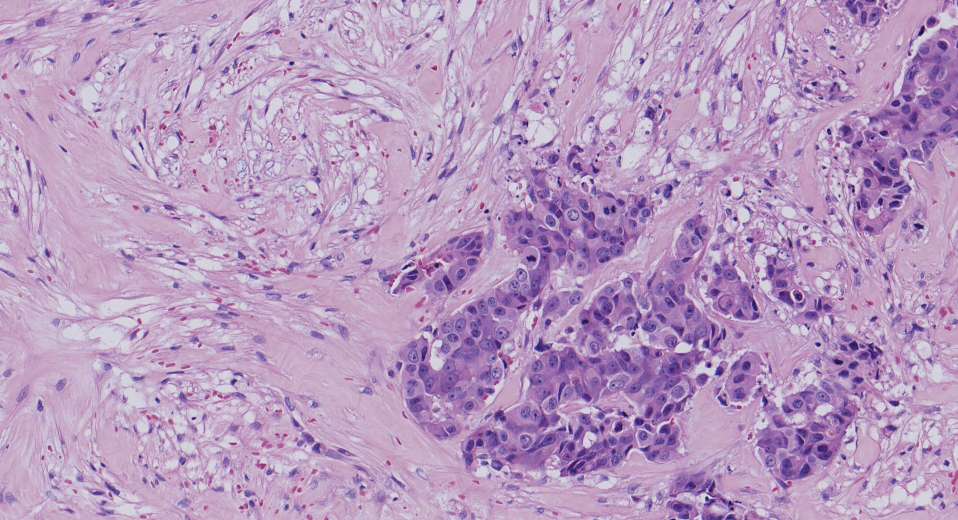
#> input picture data/X20.jpg, 1916 x 1040 px (shown at 1/2 size); its folder holds only this picture in this run
$ python -i detect_ki67.py   (imports and definitions only)   (older library calls are emulated)
#> lines starting #> are read from the running program, lines starting #| are printed output that depends on the picture; after the words box and inside, x2 and y2 are one past the last pixel; in counts of white or black regions, pixels touching at a corner belong together
#!/usr/bin/env python
# -*- coding:utf-8 -*-
# Author: Justin

import caffe
from patches import DigitalSlide, Patch, get_roi, get_seeds, draw_seeds, Match_Slide
import utils
import numpy as np
from matplotlib import pyplot as plt
from skimage import io, filters, color, morphology, feature, measure, segmentation, transform
from scipy import signal
from scipy.ndimage.filters import gaussian_filter
import time

def read_ki67(roi_image):
    A = color.rgb2hsv(roi_image)
#> A: shape (1040, 1916, 3) float64; mean of channels 0, 1, 2 0.8, 0.211, 0.758
    C = A[:, :, 1] > 0.7
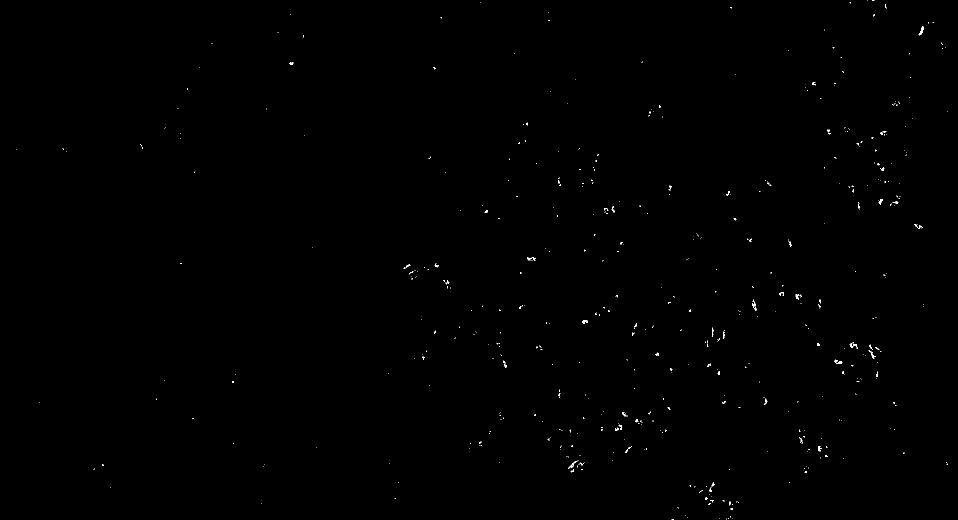
#> C: shape (1040, 1916) bool (shown at 1/2 size); 0.17% white in thin lines or dots

    B = color.rgb2lab(roi_image)
#> B: shape (1040, 1916, 3) float64; mean of channels 0, 1, 2 67.4, 18.1, -15.4
    D = (B[:, :, 2] < -18)
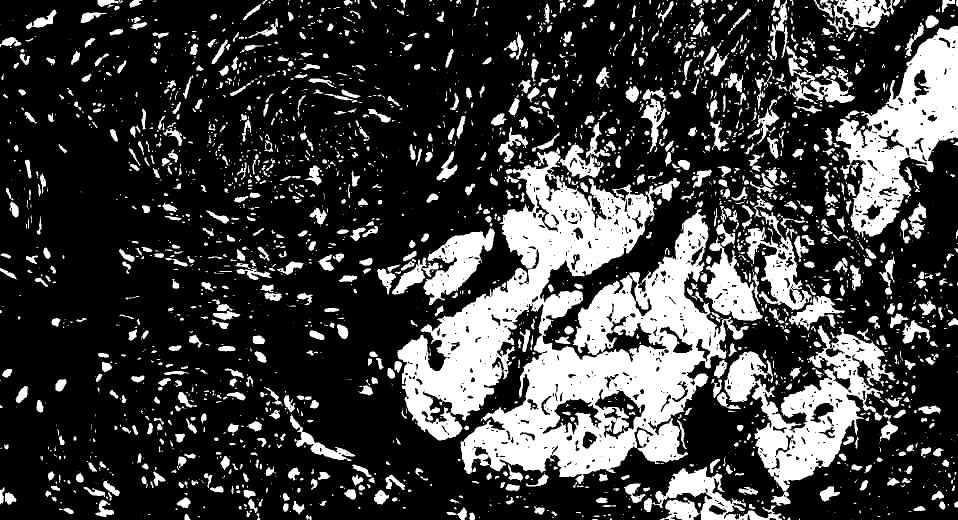
#> D: shape (1040, 1916) bool (shown at 1/2 size); 25.1% white; 2889 white regions (1690 under 20 px), largest, box (x1, y1, x2, y2) and area: (795, 295, 1497, 968) 196539, (1671, 51, 1916, 475) 43683, (1449, 651, 1791, 1012) 40895

    SE = morphology.square(5)
    C = morphology.binary_closing(C, SE)
#> C: shape (1040, 1916) bool; 0.22% white; 407 white regions (345 under 20 px), largest, box (x1, y1, x2, y2) and area: (1736, 689, 1751, 718) 123, (1230, 847, 1244, 862) 108, (1699, 684, 1716, 698) 103
    D = morphology.binary_closing(D, SE)
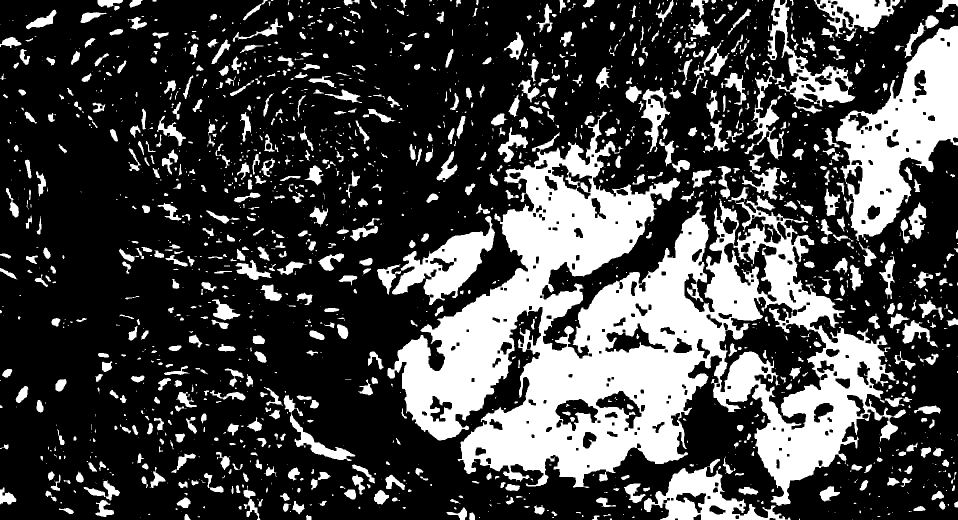
#> D: shape (1040, 1916) bool (shown at 1/2 size); 27.4% white; 1846 white regions (1005 under 20 px), largest, box (x1, y1, x2, y2) and area: (775, 223, 1812, 1012) 301771, (1671, 51, 1916, 482) 47594, (784, 432, 990, 610) 13460
    return C, D


# [121 lines left out: functions read_mask, get_roi_mask, positive_hotmap, detect_ki67, enhanced, test1, not called in this run]


# [22 lines not run here, left out]

>>> import cv2
>>> picture = cv2.cvtColor(cv2.imread('../data/X20.jpg'), cv2.COLOR_BGR2RGB)
>>> result = read_ki67(picture)
